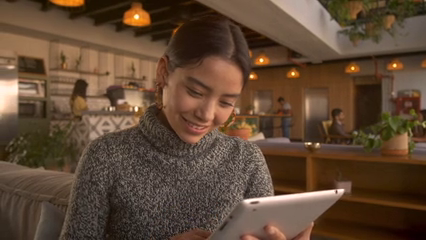
#> input picture frame 27 of video.mp4, 426 x 240 px
$ python project3.py
#> lines starting #> are read from the running program, lines starting #| are printed output that depends on the picture; after the words box and inside, x2 and y2 are one past the last pixel; in counts of white or black regions, pixels touching at a corner belong together
import cv2

clf = cv2.CascadeClassifier(cv2.data.haarcascades + 'haarcascade_frontalface_default.xml')

# camera = cv2.VideoCapture(0)
camera = cv2.VideoCapture('video.mp4')


while True:
    _, frame = camera.read()
#> frame is the input picture: shape (240, 426, 3); mean B, G, R 52.5, 71.6, 95.1

    gray = cv2.cvtColor(frame, cv2.COLOR_BGR2GRAY)
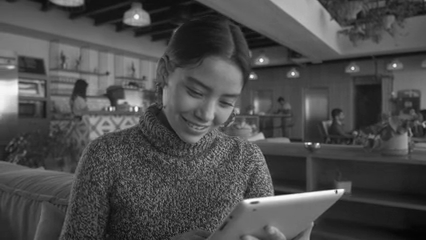
#> gray: shape (240, 426); min 3, max 253, mean 76.4
    faces = clf.detectMultiScale(
        gray,
        scaleFactor=1.1,
        minNeighbors=5,
        minSize=(30, 30),
        flags=cv2.CASCADE_SCALE_IMAGE
    )
#> faces = ()

    for (x, y, width, height) in faces:
        cv2.rectangle(frame, (x, y), (x+width, y+height), (255, 255, 0), 2)
#> this loop made 0 passes

    cv2.imshow('Detected faces', frame)
    if cv2.waitKey(1) == ord('q'):
#> (key q is pressed here)
        break


camera.release()
cv2.destroyAllWindows()

$ run again, starting later in the video
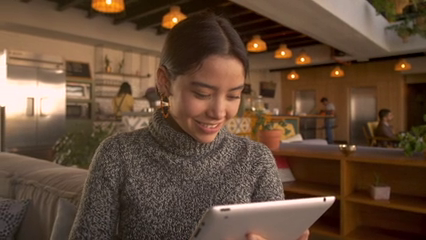
#> input picture frame 122 of video.mp4, 426 x 240 px
#> frame is the input picture: shape (240, 426, 3); mean B, G, R 55.5, 74.2, 98.8
#> `gray = cv2.cvtColor(frame, cv2.COLOR_BGR2GRAY)`:
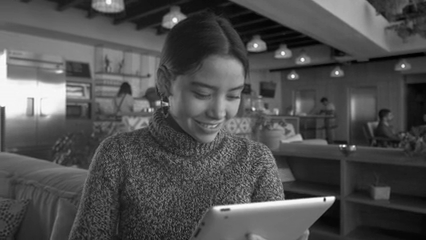
#> gray: shape (240, 426); min 0, max 254, mean 79.3
#> faces = [[176, 58, 85, 85]]
#> the loop `for (x, y, width, height) in faces:` made 1 pass
#> after the loop `for (x, y, width, height) in faces:`:
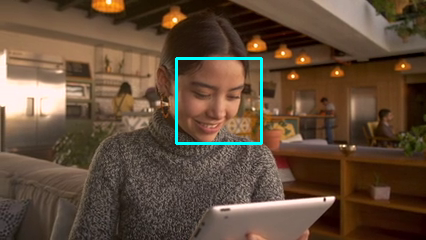
#> frame: shape (240, 426, 3); 0.99% of pixels changed, all inside (x1, y1, x2, y2) = (175, 57, 263, 145)

$ run again, starting later in the video
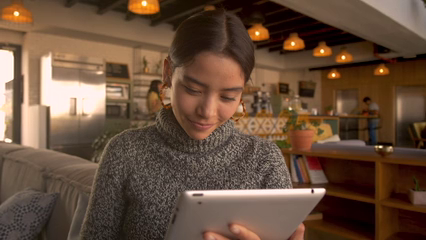
#> input picture frame 217 of video.mp4, 426 x 240 px
#> frame is the input picture: shape (240, 426, 3); mean B, G, R 59.5, 77.9, 103.4
#> `gray = cv2.cvtColor(frame, cv2.COLOR_BGR2GRAY)`:
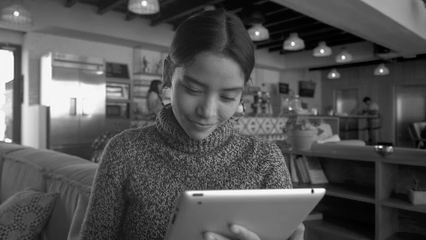
#> gray: shape (240, 426); min 0, max 254, mean 83.4
#> faces = [[349, 79, 52, 52], [169, 60, 83, 83]]
#> the loop `for (x, y, width, height) in faces:` made 2 passes
#> after the loop `for (x, y, width, height) in faces:`:
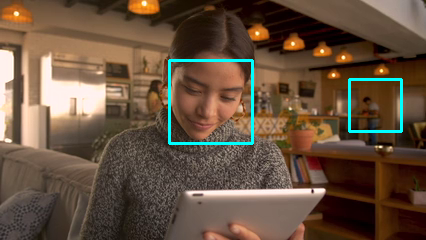
#> frame: shape (240, 426, 3); 1.58% of pixels changed, all inside (x1, y1, x2, y2) = (168, 59, 403, 145)
